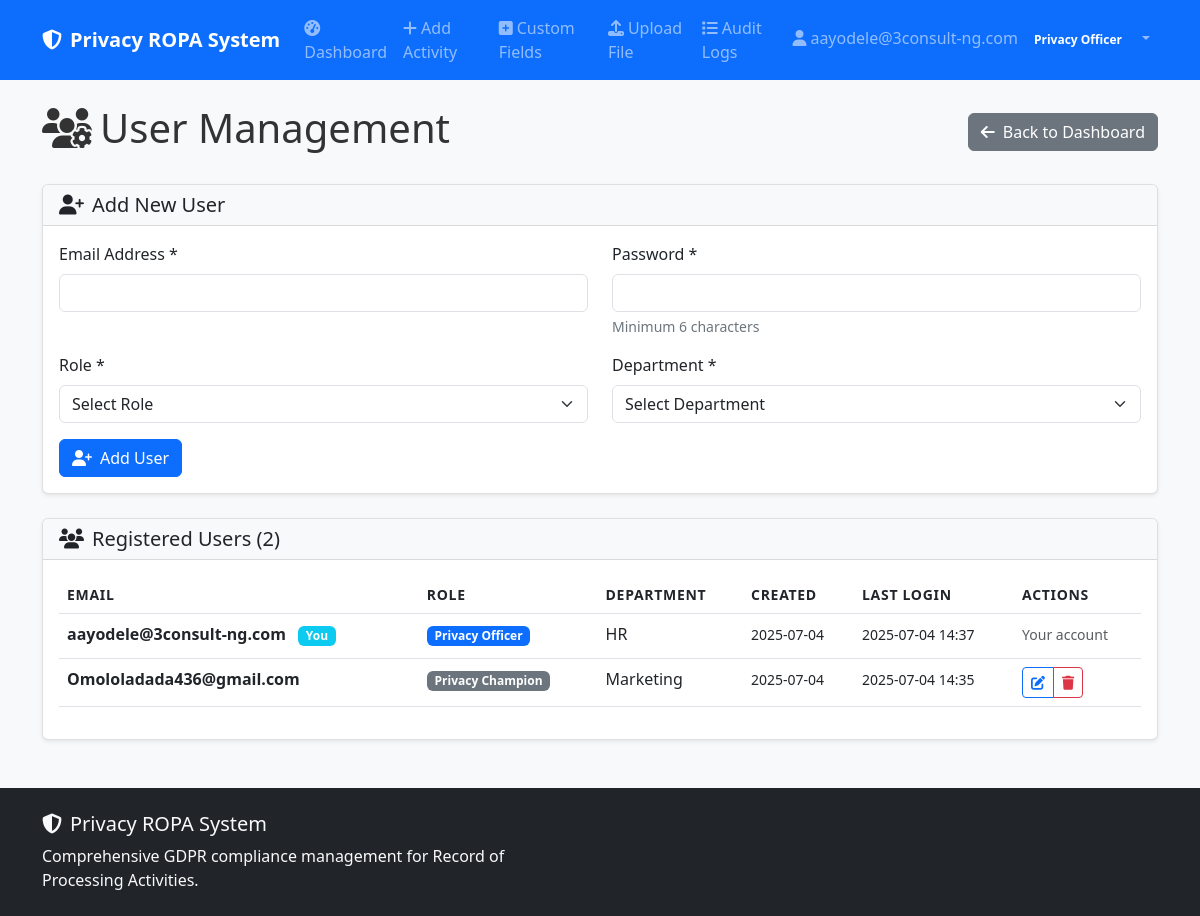
The page /user-management (signed in) on the database its author committed.
### models.py (models this page shows)
class User(UserMixin, db.Model):
    __tablename__ = 'users'
    id = db.Column(Integer, primary_key=True)
    email = db.Column(String(120), unique=True, nullable=False)
    password_hash = db.Column(String(256), nullable=False)
    role = db.Column(String(50), nullable=False, default='Privacy Champion')
    department = db.Column(String(100))
    created_at = db.Column(DateTime, default=datetime.utcnow)
    last_login = db.Column(DateTime)
    ropa_records = db.relationship('ROPARecord', foreign_keys='ROPARecord.created_by', backref='creator', lazy=True)

### app.py (the view)
@app.route('/user-management')
@login_required
def user_management():
    if current_user.role != 'Privacy Officer':
        abort(403)
    users = models.User.query.all()
    return render_template('user_management.html', users=users)

### app.py (called while the page is built)
@login_manager.user_loader
def load_user(user_id):
    return models.User.query.get(int(user_id))

### templates/user_management.html (shortened to what this page needs)
{% extends "base.html" %}
{% block content %}
<div class="d-flex justify-content-between align-items-center mb-4">
    <h1><i class="fas fa-users-cog me-2"></i>User Management</h1>
    <a href="{{ url_for('privacy_officer_dashboard') }}" class="btn btn-secondary">
        <i class="fas fa-arrow-left me-2"></i>Back to Dashboard
    </a>
</div>
<div class="card mb-4">
    <div class="card-header">
        <h5 class="mb-0">
            <i class="fas fa-user-plus me-2"></i>Add New User
        </h5>
    </div>
    <div class="card-body">
        <form method="POST" action="{{ url_for('add_user') }}">
            <div class="row">
                <div class="col-md-6 mb-3">
                    <label for="email" class="form-label">Email Address *</label>
                    <input type="email" class="form-control" id="email" name="email" required>
                </div>
                <div class="col-md-6 mb-3">
                    <label for="password" class="form-label">Password *</label>
                    <input type="password" class="form-control" id="password" name="password" required minlength="6">
                    <div class="form-text">Minimum 6 characters</div>
                </div>
            </div>
            <div class="row">
                <div class="col-md-6 mb-3">
                    <label for="role" class="form-label">Role *</label>
                    <select class="form-select" id="role" name="role" required>
                        <option value="">Select Role</option>
                    </select>
                </div>
                <div class="col-md-6 mb-3">
                    <label for="department" class="form-label">Department *</label>
                    <select class="form-select" id="department" name="department" required>
                        <option value="">Select Department</option>
                    </select>
                </div>
            </div>
            <button type="submit" class="btn btn-primary">
                <i class="fas fa-user-plus me-2"></i>Add User
            </button>
        </form>
    </div>
</div>
<div class="card">
    <div class="card-header">
        <h5 class="mb-0">
            <i class="fas fa-users me-2"></i>Registered Users ({{ users|length }})
        </h5>
    </div>
    <div class="card-body">
        {% if users %}
            <div class="table-responsive">
                <table class="table table-hover">
                    <thead>
                        <tr>
                            <th>Email</th>
                            <th>Role</th>
                            <th>Department</th>
                            <th>Created</th>
                            <th>Last Login</th>
                            <th>Actions</th>
                        </tr>
                    </thead>
                    <tbody>
                        {% for user in users %}
                        <tr>
                            <td>
                                <strong>{{ user.email }}</strong>
                                {% if user.id == current_user.id %}
                                    <span class="badge bg-info ms-2">You</span>
                                {% endif %}
                            </td>
                            <td>
                                <span class="badge bg-{% if user.role == 'Privacy Officer' %}primary{% else %}secondary{% endif %}">
                                    {{ user.role }}
                                </span>
                            </td>
                            <td>{{ user.department or 'N/A' }}</td>
                            <td>
                                <small>{{ user.created_at.strftime('%Y-%m-%d') if user.created_at else 'N/A' }}</small>
                            </td>
                            <td>
                                <small>{{ user.last_login.strftime('%Y-%m-%d %H:%M') if user.last_login else 'Never' }}</small>
                            </td>
                            <td>
                                {% if user.id != current_user.id %}
                                <div class="btn-group btn-group-sm" role="group">
                                    <button type="button" class="btn btn-outline-primary"
                                            onclick="editUser({{ user.id }}, '{{ user.email }}', '{{ user.role }}', '{{ user.department }}')">
                                        <i class="fas fa-edit"></i>
                                    </button>
                                    <button type="button" class="btn btn-outline-danger"
                                            onclick="deleteUser({{ user.id }}, '{{ user.email }}')">
                                        <i class="fas fa-trash"></i>
                                    </button>
                                </div>
                                {% else %}
                                <small class="text-muted">Your account</small>
                                {% endif %}
                            </td>
                        </tr>
                        {% endfor %}
                    </tbody>
                </table>
            </div>
        {% else %}
            <div class="text-center py-4">
                <i class="fas fa-users fa-3x text-muted mb-3"></i>
                <h5>No Users Found</h5>
                <p class="text-muted">Add the first user to get started.</p>
            </div>
        {% endif %}
    </div>
</div>
{% endblock %}

### templates/base.html (shortened to what this page needs)
<!DOCTYPE html>
<html lang="en" data-bs-theme="light">
<head>
    <link href="https://cdn.jsdelivr.net/npm/bootstrap@5.3.0/dist/css/bootstrap.min.css" rel="stylesheet">
    <link href="https://cdnjs.cloudflare.com/ajax/libs/font-awesome/6.4.0/css/all.min.css" rel="stylesheet">
    <link href="{{ url_for('static', filename='css/custom.css') }}" rel="stylesheet">
</head>
<body>
    <nav class="navbar navbar-expand-lg navbar-dark bg-primary">
        <div class="container">
            <a class="navbar-brand fw-bold" href="{{ url_for('index') }}">
                <i class="fas fa-shield-alt me-2"></i>Privacy ROPA System
            </a>
            {% if current_user.is_authenticated %}
            <div class="collapse navbar-collapse" id="navbarNav">
                <ul class="navbar-nav me-auto">
                    <li class="nav-item">
                        <a class="nav-link" href="{{ url_for('index') }}">
                            <i class="fas fa-tachometer-alt me-1"></i>Dashboard
                        </a>
                    </li>
                    <li class="nav-item">
                        <a class="nav-link" href="{{ url_for('add_activity') }}">
                            <i class="fas fa-plus me-1"></i>Add Activity
                        </a>
                    </li>
                    <li class="nav-item">
                        <a class="nav-link" href="{{ url_for('custom_tabs') }}">
                            <i class="fas fa-plus-square me-1"></i>Custom Fields
                        </a>
                    </li>
                    {% if current_user.role == 'Privacy Officer' %}
                    <li class="nav-item">
                        <a class="nav-link" href="{{ url_for('upload_file') }}">
                            <i class="fas fa-upload me-1"></i>Upload File
                        </a>
                    </li>
                    <li class="nav-item">
                        <a class="nav-link" href="{{ url_for('audit_logs') }}">
                            <i class="fas fa-list me-1"></i>Audit Logs
                        </a>
                    </li>
                    {% endif %}
                </ul>
                <ul class="navbar-nav">
                    <li class="nav-item dropdown">
                        <a class="nav-link dropdown-toggle" href="#" role="button" data-bs-toggle="dropdown">
                            <i class="fas fa-user me-1"></i>{{ current_user.email }}
                            <span class="badge bg-primary ms-1">{{ current_user.role }}</span>
                        </a>
                    </li>
                </ul>
            </div>
            {% endif %}
        </div>
    </nav>
    <main class="container my-4">
        {% block content %}{% endblock %}
    </main>
    <footer class="bg-dark text-light py-4 mt-5">
        <div class="container">
            <div class="row">
                <div class="col-md-6">
                    <h5><i class="fas fa-shield-alt me-2"></i>Privacy ROPA System</h5>
                    <p class="mb-0">Comprehensive GDPR compliance management for Record of Processing Activities.</p>
                </div>
                <div class="col-md-6 text-md-end">
                    <p class="mb-0">
                        <small class="text-muted">
                        </small>
                    </p>
                </div>
            </div>
        </div>
    </footer>
</body>
</html>

### static/css/custom.css (style rules this page uses)
body { background-color: #f8f9fa; color: #333; }
.navbar-brand { font-weight: 600; }
.card { box-shadow: 0 0.125rem 0.25rem rgba(0, 0, 0, 0.075); border: 1px solid rgba(0, 0, 0, 0.125); }
.card-header { background-color: var(--bs-gray-100); border-bottom: 1px solid rgba(0, 0, 0, 0.125); }
.badge { margin-right: 0.25rem; margin-bottom: 0.25rem; }
.table-responsive { border-radius: 0.375rem; }
.table th { border-top: none; font-weight: 600; text-transform: uppercase; font-size: 0.875rem; letter-spacing: 0.05em; }
.btn-group .btn { margin-right: 0; }
.form-label { font-weight: 500; margin-bottom: 0.5rem; }
.form-text { font-size: 0.875rem; color: var(--bs-gray-600); }

### rows shown on the page
User: email "aayodele@3consult-ng.com", role "Privacy Officer", shows "You", department "HR", created_at "2025-07-04", last_login "2025-07-04 14:37", shows "Your account"
User: email "Omololadada436@gmail.com", role "Privacy Champion", department "Marketing", created_at "2025-07-04", last_login "2025-07-04 14:35"

### other values the page prints
{{ users|length }} "2"
